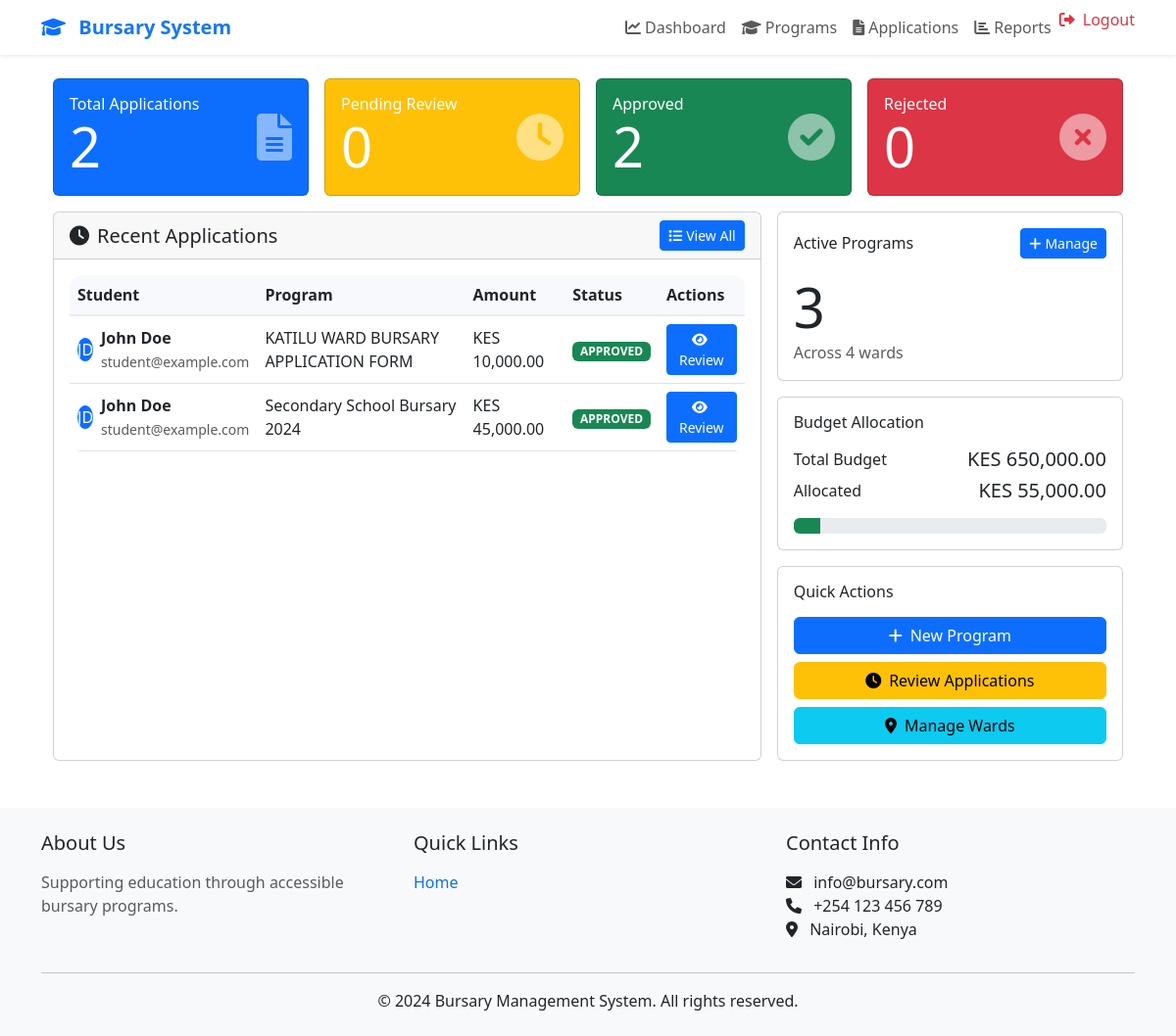
The app's page /admin/dashboard (signed in), older data.
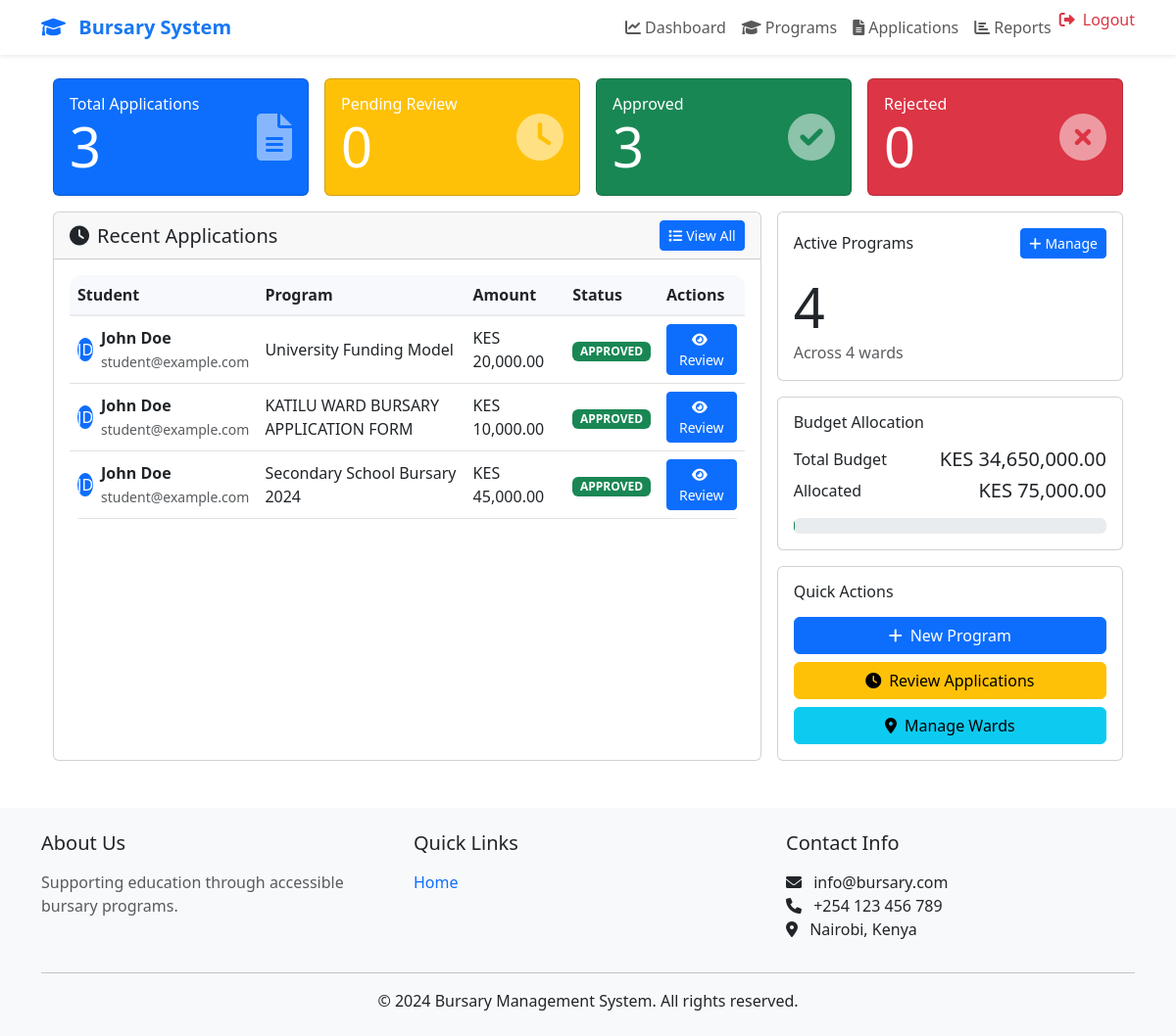
The same page, newer data.
### app/models.py (models this page shows, shortened)
class Application(db.Model):
    id = db.Column(db.Integer, primary_key=True)
    student_id = db.Column(db.Integer, db.ForeignKey('user.id'), nullable=False)
    ward_id = db.Column(db.Integer, db.ForeignKey('ward.id'), nullable=False)
    program_id = db.Column(db.Integer, db.ForeignKey('bursary_program.id'), nullable=False)
    status = db.Column(db.String(20), default='PENDING')
    amount = db.Column(db.Float, nullable=False)
    reason = db.Column(db.Text, nullable=False)
    reviewed_by = db.Column(db.Integer, db.ForeignKey('user.id'))
    review_note = db.Column(db.Text)
    created_at = db.Column(db.DateTime, default=datetime.utcnow)
    updated_at = db.Column(db.DateTime, default=datetime.utcnow, onupdate=datetime.utcnow)
    documents = db.relationship('Document', backref='application', lazy='dynamic')
    timeline = db.relationship('ApplicationTimeline', backref='application', lazy='dynamic')

class User(UserMixin, db.Model):
    id = db.Column(db.Integer, primary_key=True)
    email = db.Column(db.String(120), unique=True, nullable=False)
    password_hash = db.Column(db.String(256))
    first_name = db.Column(db.String(64))
    last_name = db.Column(db.String(64))
    role = db.Column(db.String(20), default='STUDENT')
    created_at = db.Column(db.DateTime, default=datetime.utcnow)
    updated_at = db.Column(db.DateTime, default=datetime.utcnow, onupdate=datetime.utcnow)
    profile = db.relationship('Profile', backref='user', uselist=False)
    submitted_applications = db.relationship('Application', backref='applicant',
                                          lazy='dynamic',
                                          foreign_keys='Application.student_id')
    reviewed_applications = db.relationship('Application', backref='reviewer',
                                         lazy='dynamic',
                                         foreign_keys='Application.reviewed_by')
    academic_info = db.relationship('AcademicInfo', backref='user', uselist=False)

class BursaryProgram(db.Model):
    id = db.Column(db.Integer, primary_key=True)
    name = db.Column(db.String(200), nullable=False)
    description = db.Column(db.Text)
    amount = db.Column(db.Float, nullable=False)
    start_date = db.Column(db.DateTime, nullable=False)
    end_date = db.Column(db.DateTime, nullable=False)
    requirements = db.Column(db.Text)
    ward_id = db.Column(db.Integer, db.ForeignKey('ward.id'), nullable=True)
    status = db.Column(db.String(20), default='ACTIVE')
    created_at = db.Column(db.DateTime, default=datetime.utcnow)
    updated_at = db.Column(db.DateTime, default=datetime.utcnow, onupdate=datetime.utcnow)
    applications = db.relationship('Application', backref='program', lazy='dynamic')

### app/admin/routes.py (the view)
@bp.route('/dashboard')
@login_required
@admin_required
def dashboard():
    stats = {
        'total_applications': Application.query.count(),
        'pending_applications': Application.query.filter_by(status='PENDING').count(),
        'approved_applications': Application.query.filter_by(status='APPROVED').count(),
        'rejected_applications': Application.query.filter_by(status='REJECTED').count(),
        'active_programs': BursaryProgram.query.filter_by(status='ACTIVE').count(),
        'total_wards': Ward.query.count(),
        'total_budget': db.session.query(func.sum(BursaryProgram.amount)).scalar() or 0,
        'allocated_budget': db.session.query(
            func.sum(Application.amount)
        ).filter(Application.status == 'APPROVED').scalar() or 0
    }
    recent_applications = Application.query.order_by(
        Application.created_at.desc()
    ).limit(10).all()
    return render_template('admin/dashboard.html',
                         stats=stats,
                         recent_applications=recent_applications)

### app/templates/admin/dashboard.html (shortened to what this page needs)
{% extends "admin/base.html" %}
{% block content %}
<div class="container-fluid">
    <div class="row g-3">
        <div class="col-12">
            <div class="row g-3">
                <div class="col-12 col-md-3">
                    <div class="card bg-primary text-white h-100 stats-card">
                        <div class="card-body">
                            <div class="d-flex justify-content-between align-items-center">
                                <div>
                                    <h6 class="card-title mb-0">Total Applications</h6>
                                    <h2 class="display-4 mb-0">{{ stats.total_applications }}</h2>
                                </div>
                                <i class="fas fa-file-alt fa-3x opacity-50"></i>
                            </div>
                        </div>
                    </div>
                </div>
                <div class="col-12 col-md-3">
                    <div class="card bg-warning text-white h-100 stats-card">
                        <div class="card-body">
                            <div class="d-flex justify-content-between align-items-center">
                                <div>
                                    <h6 class="card-title mb-0">Pending Review</h6>
                                    <h2 class="display-4 mb-0">{{ stats.pending_applications }}</h2>
                                </div>
                                <i class="fas fa-clock fa-3x opacity-50"></i>
                            </div>
                        </div>
                    </div>
                </div>
                <div class="col-12 col-md-3">
                    <div class="card bg-success text-white h-100 stats-card">
                        <div class="card-body">
                            <div class="d-flex justify-content-between align-items-center">
                                <div>
                                    <h6 class="card-title mb-0">Approved</h6>
                                    <h2 class="display-4 mb-0">{{ stats.approved_applications }}</h2>
                                </div>
                                <i class="fas fa-check-circle fa-3x opacity-50"></i>
                            </div>
                        </div>
                    </div>
                </div>
                <div class="col-12 col-md-3">
                    <div class="card bg-danger text-white h-100 stats-card">
                        <div class="card-body">
                            <div class="d-flex justify-content-between align-items-center">
                                <div>
                                    <h6 class="card-title mb-0">Rejected</h6>
                                    <h2 class="display-4 mb-0">{{ stats.rejected_applications }}</h2>
                                </div>
                                <i class="fas fa-times-circle fa-3x opacity-50"></i>
                            </div>
                        </div>
                    </div>
                </div>
            </div>
        </div>
        <div class="col-12 col-lg-8">
            <div class="card h-100">
                <div class="card-header d-flex justify-content-between align-items-center">
                    <h5 class="mb-0"><i class="fas fa-clock me-2"></i>Recent Applications</h5>
                    <a href="{{ url_for('admin.applications') }}" class="btn btn-primary btn-sm">
                        <i class="fas fa-list me-1"></i>View All
                    </a>
                </div>
                <div class="card-body">
                    <div class="table-responsive">
                        <table class="table table-hover align-middle applications-table">
                            <thead>
                                <tr>
                                    <th>Student</th>
                                    <th>Program</th>
                                    <th>Amount</th>
                                    <th>Status</th>
                                    <th>Actions</th>
                                </tr>
                            </thead>
                            <tbody>
                                {% for application in recent_applications %}
                                <tr>
                                    <td>
                                        <div class="d-flex align-items-center">
                                            <div class="avatar-sm bg-primary text-white rounded-circle me-2 d-flex align-items-center justify-content-center">
                                                {{ application.applicant.first_name[0] }}{{ application.applicant.last_name[0] }}
                                            </div>
                                            <div>
                                                <div class="fw-bold">{{ application.applicant.first_name }} {{ application.applicant.last_name }}</div>
                                                <small class="text-muted">{{ application.applicant.email }}</small>
                                            </div>
                                        </div>
                                    </td>
                                    <td>{{ application.program.name }}</td>
                                    <td>KES {{ "{:,.2f}".format(application.amount) }}</td>
                                    <td>
                                        <span class="badge {% if application.status == 'PENDING' %}bg-warning
                                                         {% elif application.status == 'APPROVED' %}bg-success
                                                         {% elif application.status == 'REJECTED' %}bg-danger
                                                         {% endif %}">
                                            {{ application.status }}
                                        </span>
                                    </td>
                                    <td>
                                        <a href="{{ url_for('admin.review_application', application_id=application.id) }}"
                                           class="btn btn-sm btn-primary">
                                            <i class="fas fa-eye me-1"></i>Review
                                        </a>
                                    </td>
                                </tr>
                                {% endfor %}
                            </tbody>
                        </table>
                    </div>
                </div>
            </div>
        </div>
        <div class="col-12 col-lg-4">
            <div class="row g-3">
                <div class="col-12">
                    <div class="card">
                        <div class="card-body">
                            <div class="d-flex justify-content-between align-items-center mb-3">
                                <h6 class="card-title mb-0">Active Programs</h6>
                                <a href="{{ url_for('admin.programs') }}" class="btn btn-primary btn-sm">
                                    <i class="fas fa-plus me-1"></i>Manage
                                </a>
                            </div>
                            <h2 class="display-4 mb-0">{{ stats.active_programs }}</h2>
                            <div class="text-muted">Across {{ stats.total_wards }} wards</div>
                        </div>
                    </div>
                </div>
                <div class="col-12">
                    <div class="card">
                        <div class="card-body">
                            <h6 class="card-title mb-3">Budget Allocation</h6>
                            <div class="d-flex justify-content-between align-items-center mb-2">
                                <div>Total Budget</div>
                                <div class="h5 mb-0">KES {{ "{:,.2f}".format(stats.total_budget) }}</div>
                            </div>
                            <div class="d-flex justify-content-between align-items-center">
                                <div>Allocated</div>
                                <div class="h5 mb-0">KES {{ "{:,.2f}".format(stats.allocated_budget) }}</div>
                            </div>
                            <div class="progress budget-progress mt-3">
                                <div class="progress-bar bg-success" role="progressbar"
                                     style="width: {{ (stats.allocated_budget / stats.total_budget * 100) if stats.total_budget > 0 else 0 }}%">
                                </div>
                            </div>
                        </div>
                    </div>
                </div>
                <div class="col-12">
                    <div class="card">
                        <div class="card-body">
                            <h6 class="card-title mb-3">Quick Actions</h6>
                            <div class="d-grid gap-2 quick-actions">
                                <a href="{{ url_for('admin.new_program') }}" class="btn btn-primary">
                                    <i class="fas fa-plus me-2"></i>New Program
                                </a>
                                <a href="{{ url_for('admin.applications', status='PENDING') }}" class="btn btn-warning">
                                    <i class="fas fa-clock me-2"></i>Review Applications
                                </a>
                                <a href="{{ url_for('admin.wards') }}" class="btn btn-info">
                                    <i class="fas fa-map-marker-alt me-2"></i>Manage Wards
                                </a>
                            </div>
                        </div>
                    </div>
                </div>
            </div>
        </div>
    </div>
</div>
{% endblock %}

Row changes from the older to the newer data that the page shows:
added Application: applicant "J", applicant "D", applicant.first_name "John", applicant.last_name "Doe", applicant.email "student@example.com", program.name "University Funding Model", amount "20,000.00", status "APPROVED"
Text that changed along with them:
{{ stats.total_applications }}: "2" → "3"
{{ stats.approved_applications }}: "2" → "3"
{{ stats.active_programs }}: "3" → "4"
{{ "{:,.2f}".format(stats.total_budget) }}: "650,000.00" → "34,650,000.00"
{{ "{:,.2f}".format(stats.allocated_budget) }}: "55,000.00" → "75,000.00"
